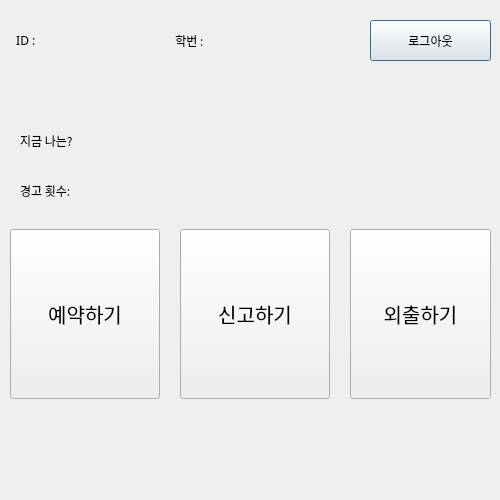
<?xml version="1.0" encoding="UTF-8"?>
<ui version="4.0">
 <class>window_22</class>
 <widget class="QDialog" name="window_22">
  <property name="geometry">
   <rect>
    <x>0</x>
    <y>0</y>
    <width>500</width>
    <height>500</height>
   </rect>
  </property>
  <property name="windowTitle">
   <string>Dialog</string>
  </property>
  <widget class="QPushButton" name="LogoutButton">
   <property name="geometry">
    <rect>
     <x>370</x>
     <y>20</y>
     <width>121</width>
     <height>41</height>
    </rect>
   </property>
   <property name="font">
    <font>
     <family>HY견고딕</family>
     <pointsize>9</pointsize>
    </font>
   </property>
   <property name="text">
    <string>로그아웃</string>
   </property>
  </widget>
  <widget class="QPushButton" name="ReserveButton">
   <property name="geometry">
    <rect>
     <x>10</x>
     <y>229</y>
     <width>150</width>
     <height>170</height>
    </rect>
   </property>
   <property name="font">
    <font>
     <family>HY견고딕</family>
     <pointsize>15</pointsize>
    </font>
   </property>
   <property name="text">
    <string>예약하기</string>
   </property>
  </widget>
  <widget class="QWidget" name="horizontalLayoutWidget_2">
   <property name="geometry">
    <rect>
     <x>170</x>
     <y>20</y>
     <width>171</width>
     <height>41</height>
    </rect>
   </property>
   <layout class="QHBoxLayout" name="horizontalLayout_2">
    <item>
     <widget class="QLabel" name="label_3">
      <property name="font">
       <font>
        <family>HY견고딕</family>
       </font>
      </property>
      <property name="text">
       <string>  학번 : </string>
      </property>
     </widget>
    </item>
    <item>
     <widget class="QLabel" name="CurrentReg">
      <property name="font">
       <font>
        <family>HY견고딕</family>
       </font>
      </property>
      <property name="text">
       <string/>
      </property>
     </widget>
    </item>
   </layout>
  </widget>
  <widget class="QPushButton" name="WarningButton">
   <property name="geometry">
    <rect>
     <x>180</x>
     <y>229</y>
     <width>150</width>
     <height>170</height>
    </rect>
   </property>
   <property name="font">
    <font>
     <family>HY견고딕</family>
     <pointsize>15</pointsize>
    </font>
   </property>
   <property name="text">
    <string>신고하기</string>
   </property>
  </widget>
  <widget class="QWidget" name="horizontalLayoutWidget">
   <property name="geometry">
    <rect>
     <x>20</x>
     <y>120</y>
     <width>211</width>
     <height>41</height>
    </rect>
   </property>
   <layout class="QHBoxLayout" name="horizontalLayout">
    <item>
     <widget class="QLabel" name="label">
      <property name="font">
       <font>
        <family>HY견고딕</family>
       </font>
      </property>
      <property name="text">
       <string>지금 나는?</string>
      </property>
     </widget>
    </item>
    <item>
     <widget class="QLabel" name="CurrentStatus">
      <property name="font">
       <font>
        <family>HY견고딕</family>
        <pointsize>10</pointsize>
        <underline>true</underline>
       </font>
      </property>
      <property name="text">
       <string/>
      </property>
     </widget>
    </item>
   </layout>
  </widget>
  <widget class="QWidget" name="horizontalLayoutWidget_3">
   <property name="geometry">
    <rect>
     <x>10</x>
     <y>20</y>
     <width>151</width>
     <height>41</height>
    </rect>
   </property>
   <layout class="QHBoxLayout" name="horizontalLayout_3">
    <item>
     <widget class="QLabel" name="label_4">
      <property name="font">
       <font>
        <family>HY견고딕</family>
       </font>
      </property>
      <property name="text">
       <string>  ID : </string>
      </property>
     </widget>
    </item>
    <item>
     <widget class="QLabel" name="CurrentID">
      <property name="font">
       <font>
        <family>HY견고딕</family>
       </font>
      </property>
      <property name="text">
       <string/>
      </property>
     </widget>
    </item>
   </layout>
  </widget>
  <widget class="QPushButton" name="outButton">
   <property name="geometry">
    <rect>
     <x>350</x>
     <y>229</y>
     <width>141</width>
     <height>170</height>
    </rect>
   </property>
   <property name="font">
    <font>
     <family>HY견고딕</family>
     <pointsize>15</pointsize>
    </font>
   </property>
   <property name="text">
    <string>외출하기</string>
   </property>
  </widget>
  <widget class="QWidget" name="horizontalLayoutWidget_4">
   <property name="geometry">
    <rect>
     <x>20</x>
     <y>170</y>
     <width>211</width>
     <height>41</height>
    </rect>
   </property>
   <layout class="QHBoxLayout" name="horizontalLayout_4">
    <item>
     <widget class="QLabel" name="label_5">
      <property name="font">
       <font>
        <family>HY견고딕</family>
       </font>
      </property>
      <property name="text">
       <string>경고 횟수: </string>
      </property>
     </widget>
    </item>
    <item>
     <widget class="QLabel" name="CurrentWarn">
      <property name="font">
       <font>
        <family>HY견고딕</family>
       </font>
      </property>
      <property name="text">
       <string/>
      </property>
     </widget>
    </item>
   </layout>
  </widget>
 </widget>
 <resources/>
 <connections/>
</ui>
